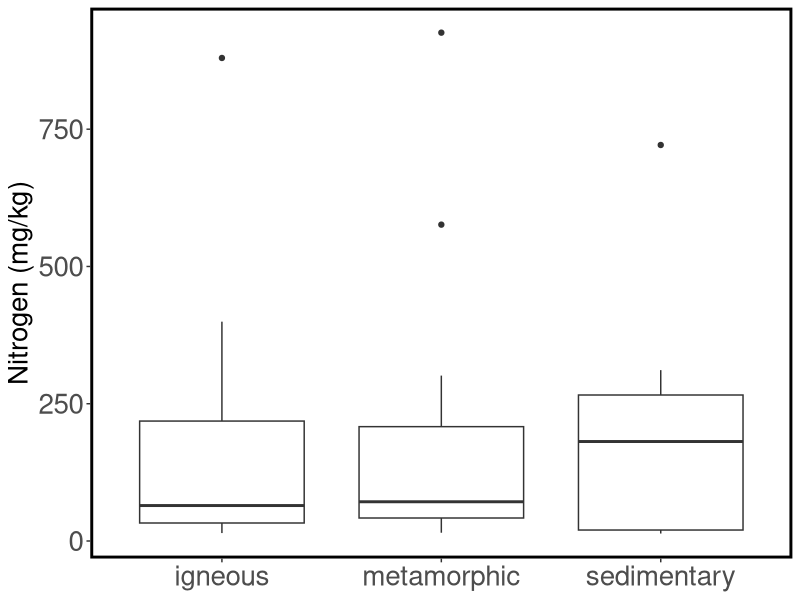
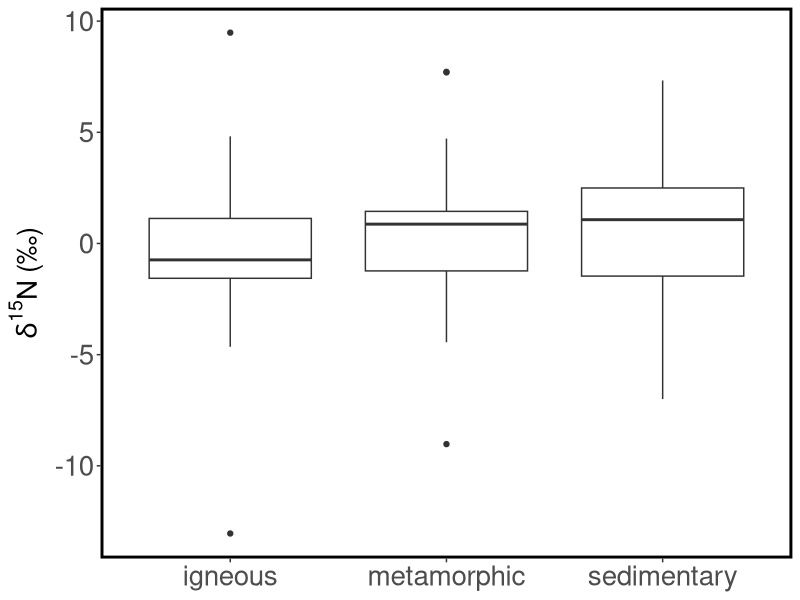
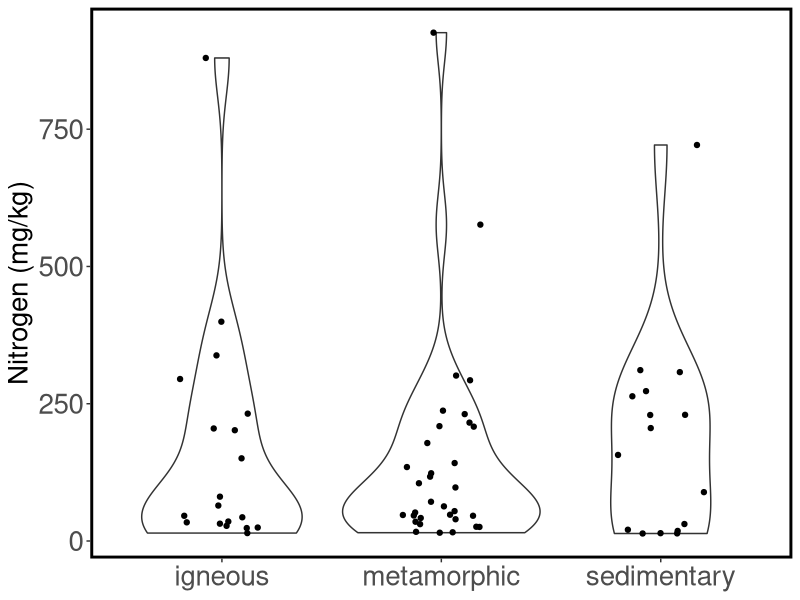
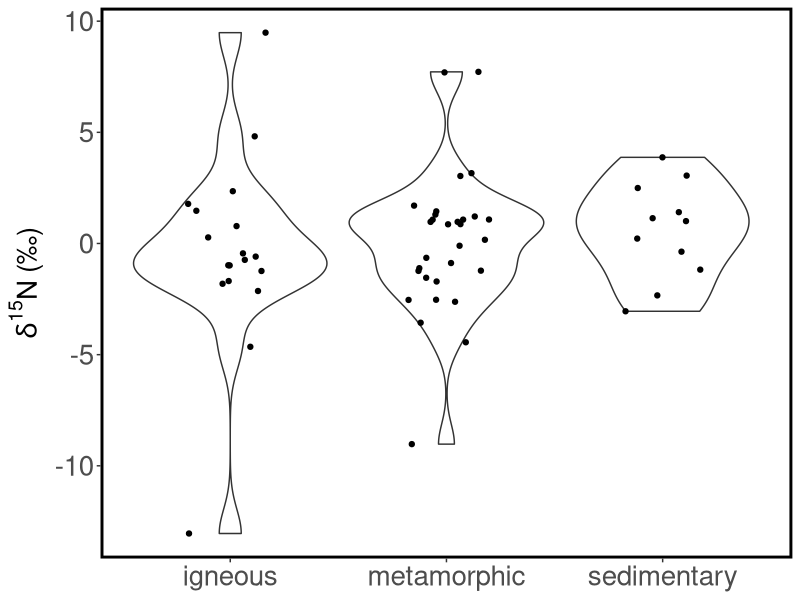
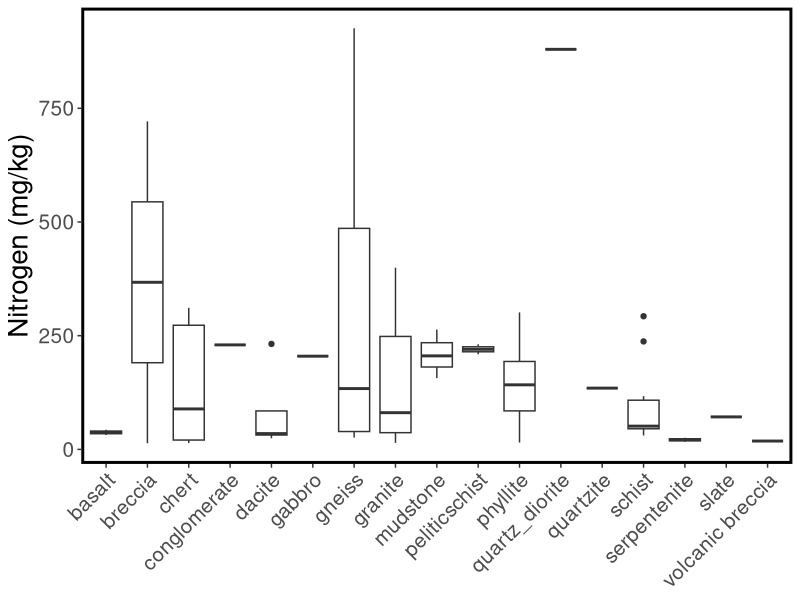
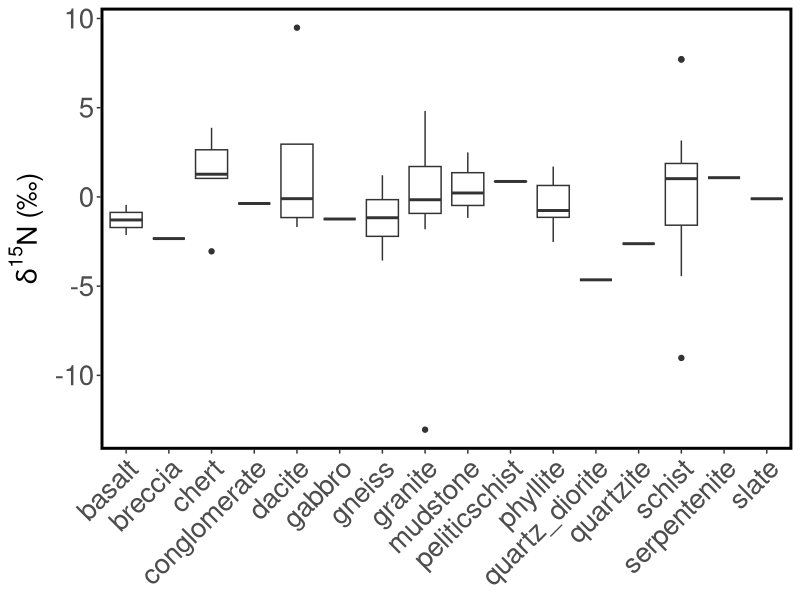
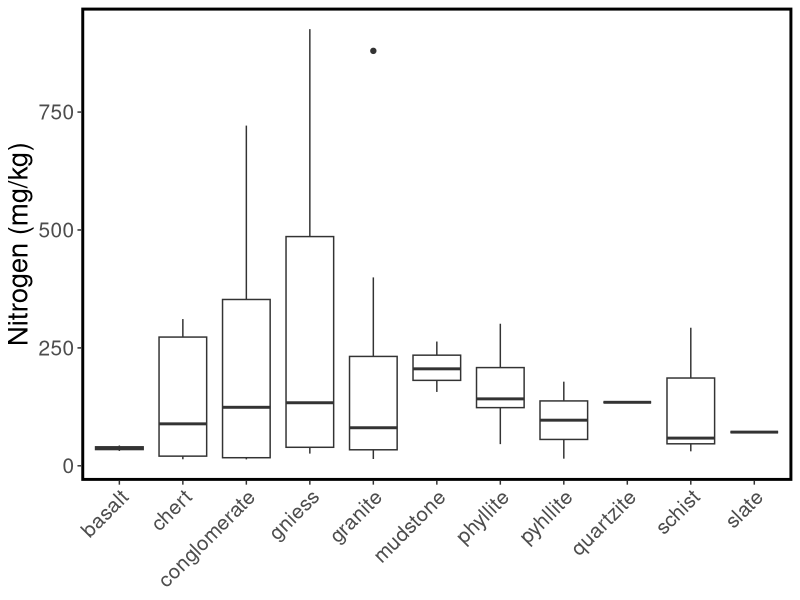
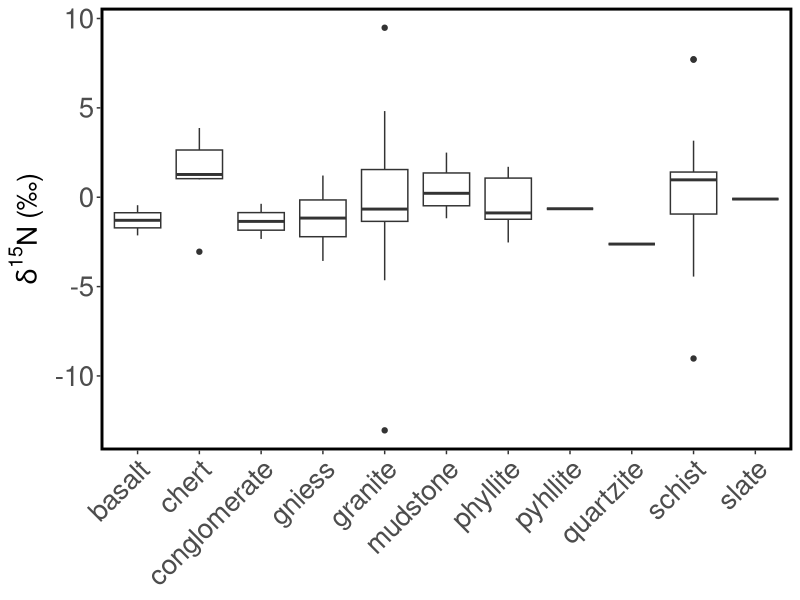

Here is the R script that generated these plots, in order: (Note: this script raises an error after producing the figures.)
### Plot N content & del15N of rocks as a function of geologic attributes ###
## Rock samples from Alaska Geologic Materials Center

## Inputs:
# Rock N w/ metadata: "rockNmeta.csv"

library(tidyverse)
library(here)

## Data ##
Nmeta <- read.csv(here("data", "rockNmeta.csv"))

### Plots ###
## Boxplots by rock type (ig, meta, sed)
rockN.pl <- Nmeta %>% filter(!is.na(N_mgkg)) %>%
                      filter(!is.na(type)) %>%
                      ggplot(aes(x = type, y = N_mgkg)) +
                        geom_boxplot() +
                        ylab("Nitrogen (mg/kg)") +
                        scale_x_discrete(labels = c("igneous", "metamorphic", "sedimentary")) +
                        theme_bw() +
                        theme(panel.grid = element_blank(),
                              panel.border = element_rect(color = "black", size = 2),
                              axis.text = element_text(size = 20),
                              axis.title.y = element_text(size = 20),
                              axis.title.x = element_blank()
                          )

ggsave(rockN.pl, path = "plots", file = "N_igmetased.pdf", width = 9, height = 8, units = "in")

rock15N.pl <- Nmeta %>% filter(!is.na(N_mgkg)) %>%
                        filter(!is.na(type)) %>%
                        ggplot(aes(x = type, y = del15N)) +
                          geom_boxplot() +
                          ylab(expression(delta^{"15"}*N~"(‰)")) +
                          scale_x_discrete(labels = c("igneous", "metamorphic", "sedimentary")) +
                          theme_bw() +
                        theme(panel.grid = element_blank(),
                              panel.border = element_rect(color = "black", size = 2),
                              axis.text = element_text(size = 20),
                              axis.title.y = element_text(size = 20),
                              axis.title.x = element_blank()
                          )
  
ggsave(rock15N.pl, path = "plots", file = "N15_igmetased.pdf", width = 9, height = 8, units = "in", encoding="MacRoman")

## Violin plots

rockN.pl2 <- Nmeta %>% filter(!is.na(N_mgkg)) %>%
                       filter(!is.na(type)) %>%
                       ggplot(aes(x = type, y = N_mgkg)) +
                       geom_violin(alpha = 0.5) +
                       geom_point(position = position_jitter(seed = 1, width = 0.2)) +
                          ylab("Nitrogen (mg/kg)") +
                          scale_x_discrete(labels = c("igneous", "metamorphic", "sedimentary")) +
                       theme_bw() +
                       theme(panel.grid = element_blank(),
                          panel.border = element_rect(color = "black", size = 2),
                          axis.text = element_text(size = 20),
                          axis.title.y = element_text(size = 20),
                          axis.title.x = element_blank()
  )

ggsave(rockN.pl2, path = "plots", file = "N_igmetased_vio.pdf", width = 9, height = 8, units = "in")

rock15N.pl2 <- Nmeta %>% filter(!is.na(N_mgkg)) %>%
                         filter(!is.na(type)) %>%
                         filter(uncertainty15N_pmil < 2) %>%
                         ggplot(aes(x = type, y = del15N)) +
                          geom_violin(alpha = 0.5) +
                          geom_point(position = position_jitter(seed = 1, width = 0.2)) +
                             ylab(expression(delta^{"15"}*N~"(‰)")) +
                             scale_x_discrete(labels = c("igneous", "metamorphic", "sedimentary")) +
                          theme_bw() +
                          theme(panel.grid = element_blank(),
                                panel.border = element_rect(color = "black", size = 2),
                                axis.text = element_text(size = 20),
                                axis.title.y = element_text(size = 20),
                                axis.title.x = element_blank()
                                    )

ggsave(rock15N.pl2, path = "plots", file = "N15_igmetased_vio.pdf", width = 9, height = 8, units = "in", encoding="MacRoman")

## By subtypes ##
## Boxplots
rockN.pl3 <- Nmeta %>% filter(!is.na(N_mgkg)) %>%
                         filter(!is.na(type_b)) %>%
                         ggplot(aes(x = type_b, y = N_mgkg)) +
                           geom_boxplot() +
                           ylab("Nitrogen (mg/kg)") +
                           theme_bw() +
                           theme(panel.grid = element_blank(),
                                 panel.border = element_rect(color = "black", size = 2),
                                 axis.text = element_text(size = 15),
                                 axis.text.x = element_text(angle = 45, hjust = 1),
                                 axis.title.y = element_text(size = 20),
                                 axis.title.x = element_blank()
                                   )

ggsave(rockN.pl3, path = "plots", file = "N_subtypes.pdf", width = 15, height = 8, units = "in")

rock15N.pl3 <- Nmeta %>% filter(!is.na(N_mgkg)) %>%
                            filter(!is.na(type_b)) %>%
                            filter(uncertainty15N_pmil < 2) %>%
                            ggplot(aes(x = type_b, y = del15N)) +
                               geom_boxplot() +
                               ylab(expression(delta^{"15"}*N~"(‰)")) +
                               theme_bw() +
                               theme(panel.grid = element_blank(),
                                    panel.border = element_rect(color = "black", size = 2),
                                    axis.text = element_text(size = 20),
                                    axis.text.x = element_text(angle = 45, hjust = 1),
                                    axis.title.y = element_text(size = 20),
                                    axis.title.x = element_blank()
                                         )

ggsave(rock15N.pl3, path = "plots", file = "N15_subtypes.pdf", width = 15, height = 8, units = "in", encoding="MacRoman")

## Types abbreviated from state layer ##
## Boxplots
rockN.pl4 <- Nmeta %>% filter(!is.na(N_mgkg)) %>%
                          filter(!is.na(Statelayer_rocktype)) %>%
                          ggplot(aes(x = Statelayer_rocktype, y = N_mgkg)) +
                             geom_boxplot() +
                             ylab("Nitrogen (mg/kg)") +
                             theme_bw() +
                             theme(panel.grid = element_blank(),
                                   panel.border = element_rect(color = "black", size = 2),
                                   axis.text = element_text(size = 15),
                                   axis.text.x = element_text(angle = 45, hjust = 1),
                                   axis.title.y = element_text(size = 20),
                                   axis.title.x = element_blank()
                                       )

ggsave(rockN.pl4, path = "plots", file = "N_statetypes.pdf", width = 15, height = 8, units = "in")

rock15N.pl4 <- Nmeta %>% filter(!is.na(N_mgkg)) %>%
                            filter(!is.na(Statelayer_rocktype)) %>%
                            filter(uncertainty15N_pmil < 2) %>%
                            ggplot(aes(x = Statelayer_rocktype, y = del15N)) +
                               geom_boxplot() +
                               ylab(expression(delta^{"15"}*N~"(‰)")) +
                               theme_bw() +
                               theme(panel.grid = element_blank(),
                                     panel.border = element_rect(color = "black", size = 2),
                                     axis.text = element_text(size = 20),
                                     axis.text.x = element_text(angle = 45, hjust = 1),
                                     axis.title.y = element_text(size = 20),
                                     axis.title.x = element_blank()
                                         )

ggsave(rock15N.pl4, path = "plots", file = "N15_statetypes.pdf", width = 15, height = 8, units = "in", encoding="MacRoman")

## facet by ig/meta/sed
rockN.pl5 <- Nmeta %>% filter(!is.na(N_mgkg)) %>%
                          filter(!is.na(Statelayer_rocktype)) %>%
                          ggplot(aes(x = Statelayer_rocktype, y = N_mgkg)) +
                             geom_boxplot() +
                             facet_wrap(~type, scales = "free_x", labeller = as_labeller(type_labs)) +
                             ylab("Nitrogen (mg/kg)") +
                             theme_bw() +
                             theme(panel.grid = element_blank(),
                                   panel.border = element_rect(color = "black", size = 2),
                                   axis.text = element_text(size = 20),
                                   axis.text.x = element_text(angle = 45, hjust = 1),
                                   axis.title.y = element_text(size = 20),
                                   axis.title.x = element_blank(),
                                   strip.background = element_blank(),
                                   strip.text = element_text(size = 20)
                                       )


ggsave(rockN.pl5, path = "plots", file = "N_state_types.pdf", width = 15, height = 8, units = "in", encoding="MacRoman")

rock15N.pl5 <- Nmeta %>% filter(!is.na(N_mgkg)) %>%
                          filter(!is.na(Statelayer_rocktype)) %>%
                          filter(uncertainty15N_pmil < 2) %>%
                          ggplot(aes(x = Statelayer_rocktype, y = del15N)) +
                          geom_boxplot() +
                             facet_wrap(~type, scales = "free_x", labeller = as_labeller(type_labs)) +
                             ylab(expression(delta^{"15"}*N~"(‰)")) +
                             theme_bw() +
                             theme(panel.grid = element_blank(),
                                   panel.border = element_rect(color = "black", size = 2),
                                   axis.text = element_text(size = 20),
                                   axis.text.x = element_text(angle = 45, hjust = 1),
                                   axis.title.y = element_text(size = 20),
                                   axis.title.x = element_blank(),
                                   strip.background = element_blank(),
                                   strip.text = element_text(size = 20)
                                       )

ggsave(rock15N.pl5, path = "plots", file = "N_state_types.pdf", width = 15, height = 8, units = "in", encoding="MacRoman")

## Deformation ##
deform_order <- c("none",
                  "low",
                  "low-moderate",
                  "moderate",
                  "moderate-high")

rockN.pl6 <- Nmeta %>% filter(!is.na(N_mgkg)) %>%
                       filter(!is.na(deform)) %>%
                       ggplot(aes(x = deform, y = N_mgkg)) +
                           geom_boxplot() +
                           ylab("Nitrogen (mg/kg)") +
                           scale_x_discrete(limits = deform_order) +
                           theme_bw() +
                           theme(panel.grid = element_blank(),
                                panel.border = element_rect(color = "black", size = 2),
                                axis.text = element_text(size = 20),
                                axis.text.x = element_text(angle = 45, hjust = 1),
                                axis.title.y = element_text(size = 20),
                                axis.title.x = element_blank(),
                                strip.background = element_blank(),
                                strip.text = element_text(size = 20))
             
ggsave(rockN.pl6, path = "plots", file = "N_deform.pdf", width = 15, height = 8, units = "in", encoding="MacRoman")

rockN.pl6 <- Nmeta %>% filter(!is.na(N_mgkg)) %>%
                          filter(!is.na(deform)) %>%
                          filter(uncertainty15N_pmil < 2) %>%
                          ggplot(aes(x = deform, y = del15N)) +
                             geom_boxplot() +
                             ylab(expression(delta^{"15"}*N~"(‰)")) +
                             scale_x_discrete(limits = deform_order) +
                             theme_bw() +
                             theme(panel.grid = element_blank(),
                                   panel.border = element_rect(color = "black", size = 2),
                                   axis.text = element_text(size = 20),
                                   axis.text.x = element_text(angle = 45, hjust = 1),
                                   axis.title.y = element_text(size = 20),
                                   axis.title.x = element_blank(),
                                   strip.background = element_blank(),
                                   strip.text = element_text(size = 20)
                                       )


ggsave(rock15N.pl6, path = "plots", file = "N15_deform.pdf", width = 15, height = 8, units = "in", encoding="MacRoman")

### Scatterplots of continuous attributes ###
pairs(~N_mgkg + del15N + mafic, data = Nmeta)



######################
### Old 2023 plots ###
######################
## Separate panels for Yesim talk
# bulk N
rockN_types_ig.pl <- rocks %>% filter(!is.na(N_mgkg) & rock_type != "melange" & rock_type == "igneous") %>%
  ggplot(aes(x = rock_cats, y = N_mgkg)) +
  geom_point(color = "#f0aa48", size = 3, position = position_jitter(width = 0.15)) +
  ylab("Nitrogen (mg/kg)") +
  scale_x_discrete(labels = c("felsic", "mafic", "mafic/ultramafic")) +
  theme_bw() +
  theme(panel.grid = element_blank(),
        panel.border = element_rect(color = "black", size = 2),
        legend.position = "none",
        axis.text = element_text(size = 20),
        axis.title.y = element_text(size = 20),
        axis.title.x = element_blank(),
        axis.text.x = element_text(angle = 45, hjust = 1),
        aspect.ratio=2/1
  )

ggsave(rockN_types_ig.pl, path = "plots", file = "ig_N.pdf", width = 3.5, height = 8, units = "in", encoding="MacRoman")
                
rockN_types_sed.pl <- rocks %>% filter(!is.na(N_mgkg) & rock_type != "melange" & rock_type == "sedimentary") %>%
  ggplot(aes(x = rock_cats, y = N_mgkg)) +
  geom_point(color = "#bbd998", size = 3, position = position_jitter(width = 0.15)) +
  ylab("Nitrogen (mg/kg)") +
  scale_x_discrete(labels = c("shallow marine", "slope, deep water", "deep water")) +
  theme_bw() +
  theme(panel.grid = element_blank(),
        panel.border = element_rect(color = "black", size = 2),
        legend.position = "none",
        axis.text = element_text(size = 20),
        axis.text.y = element_blank(),
        axis.title.y = element_blank(),
        axis.title.x = element_blank(),
        axis.text.x = element_text(angle = 45, hjust = 1),
        aspect.ratio=2/1,
        plot.margin = margin(0, 0.25, 0.25, 1, unit = "in")
  )

ggsave(rockN_types_sed.pl, path = "plots", file = "sed_N.pdf", width = 3.8, height = 8, units = "in", encoding="MacRoman")    

rockN_types_meta.pl <- rocks %>% filter(!is.na(N_mgkg) & rock_type != "melange" & rock_type == "metamorphic") %>%
  ggplot(aes(x = rock_cats, y = N_mgkg)) +
  geom_point(color = "#be99d1", size = 3, position = position_jitter(width = 0.15)) +
  ylab("Nitrogen (mg/kg)") +
  scale_x_discrete(labels = c("low-mid", "mid", "mid-high", "high")) +
  theme_bw() +
  theme(panel.grid = element_blank(),
        panel.border = element_rect(color = "black", size = 2),
        legend.position = "none",
        axis.text = element_text(size = 20),
        axis.text.y = element_blank(),
        axis.title.y = element_blank(),
        axis.title.x = element_blank(),
        axis.text.x = element_text(angle = 45, hjust = 1),
        aspect.ratio=2/1,
        plot.margin = margin(0, 0.25, 0.25, 0.5, unit = "in")
  )

ggsave(rockN_types_meta.pl, path = "plots", file = "meta_N.pdf", width = 3.3, height = 8, units = "in", encoding="MacRoman")    

# 15N
rock15N_types_ig.pl <- rocks %>% filter(!is.na(N_mgkg) & rock_type != "melange" & rock_type == "igneous") %>%
  ggplot(aes(x = rock_cats, y = d15N)) +
  geom_point(color = "#f0aa48", size = 3, position = position_jitter(width = 0.15)) +
  ylab(expression(delta^{"15"}*N~"(‰)")) +
  scale_x_discrete(labels = c("felsic", "mafic", "mafic/ultramafic")) +
  theme_bw() +
  theme(panel.grid = element_blank(),
        panel.border = element_rect(color = "black", size = 2),
        legend.position = "none",
        axis.text = element_text(size = 20),
        axis.title.y = element_text(size = 20),
        axis.title.x = element_blank(),
        axis.text.x = element_text(angle = 45, hjust = 1),
        aspect.ratio=2/1
  )

ggsave(rock15N_types_ig.pl, path = "plots", file = "ig_15N.pdf", width = 3.6, height = 8, units = "in", encoding="MacRoman")

rock15N_types_sed.pl <- rocks %>% filter(!is.na(N_mgkg) & rock_type != "melange" & rock_type == "sedimentary") %>%
  ggplot(aes(x = rock_cats, y = d15N)) +
  geom_point(color = "#bbd998", size = 3, position = position_jitter(width = 0.15)) +
  ylab(expression(delta^{"15"}*N~"(‰)")) +
  scale_x_discrete(labels = c("shallow marine", "slope, deep water", "deep water")) +
  theme_bw() +
  theme(panel.grid = element_blank(),
        panel.border = element_rect(color = "black", size = 2),
        legend.position = "none",
        axis.text = element_text(size = 20),
        axis.text.y = element_blank(),
        axis.title.y = element_blank(),
        axis.title.x = element_blank(),
        axis.text.x = element_text(angle = 45, hjust = 1),
        aspect.ratio=2/1,
        plot.margin = margin(0, 0.25, 0.25, 1, unit = "in")
  )

ggsave(rock15N_types_sed.pl, path = "plots", file = "sed_15N.pdf", width = 3.8, height = 8, units = "in", encoding="MacRoman")    

rock15N_types_meta.pl <- rocks %>% filter(!is.na(N_mgkg) & rock_type != "melange" & rock_type == "metamorphic") %>%
  ggplot(aes(x = rock_cats, y = d15N)) +
  geom_point(color = "#be99d1", size = 3, position = position_jitter(width = 0.15)) +
  ylab(expression(delta^{"15"}*N~"(‰)")) +
  scale_x_discrete(labels = c("low-mid", "mid", "mid-high", "high")) +
  theme_bw() +
  theme(panel.grid = element_blank(),
        panel.border = element_rect(color = "black", size = 2),
        legend.position = "none",
        axis.text = element_text(size = 20),
        axis.text.y = element_blank(),
        axis.title.y = element_blank(),
        axis.title.x = element_blank(),
        axis.text.x = element_text(angle = 45, hjust = 1),
        aspect.ratio=2/1,
        plot.margin = margin(0, 0.25, 0.25, 0.5, unit = "in")
  )

ggsave(rock15N_types_meta.pl, path = "plots", file = "meta_15N.pdf", width = 3.3, height = 8, units = "in", encoding="MacRoman")    
